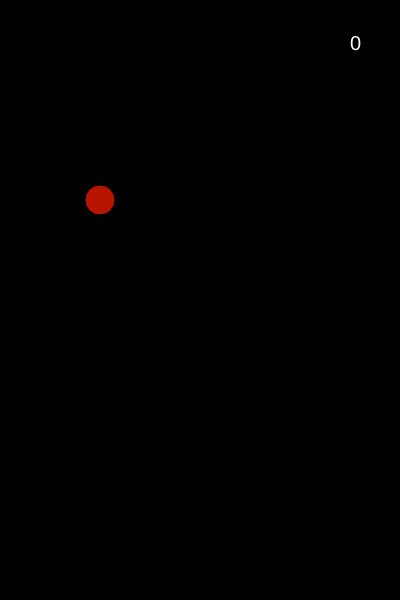
Frame 1 (no input)
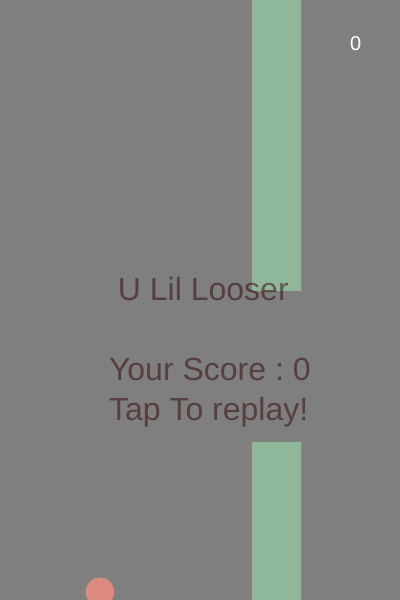
Frame 60 (no input)
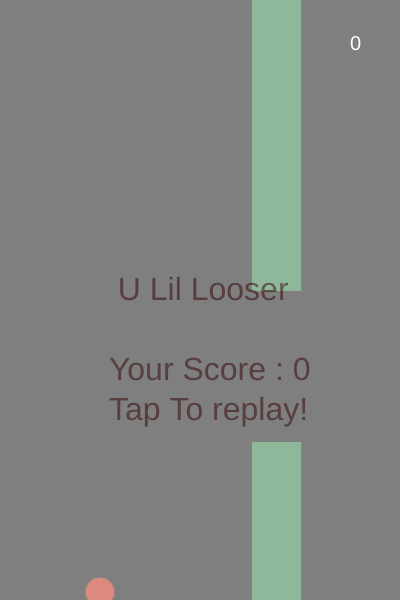
Frame 120 (the mouse pressed at the canvas centre since frame 60)

The p5.js sketch that drew these frames (run headless with seeded random() and noise() and a simulated clock; from frame 60 on, the mouse is pressed at the canvas centre):

// p5.js sketch
// ── sketch.js
var score;
var canvasWidth = 400;
var canvasHeight = 600; //must be changed in bird.class
var score = 0 ;
var bird;
var wall,wall2,wall3;
var walls = {wall,wall2}
var thewall;
var gameOver=false;
var gameOverTimer=0;
 
function setup() {
  createCanvas(canvasWidth, canvasHeight);
  frameRate(40);
  
  score =0 ;
  
  bird = new Bird();
  bird.Bird();
  
  wall = new Wall();
  wall2 = new Wall();
  wall3 = new Wall();

  wall.Wall();
  wall2.Wall();
  wall3.Wall();
  
   wall2.resetPosition(1.5);
  wall3.resetPosition(2);
}

function draw() {
  
  
  background(0);
  fill(99,29,88);
  bird.show();
  bird.fall();
  
  wall.show();
  wall.move();
  
  wall2.show();
  wall2.move();
  
  wall3.show();
  wall3.move();
  
  updateScore();
  if (wall.isOut){
    wall.resetPosition(1.5);
    score += 1 ;
  }
   
  if (wall2.isOut){
    wall2.resetPosition(1.5);
    score += 1 ;
  }
  
  if (wall3.isOut){
    wall3.resetPosition(1.5);
    score += 1 ;
  }
  bird.checkifdead(wall);
  bird.checkifdead(wall2);
  bird.checkifdead(wall3);
  
  
  if (bird.touchesWall || bird.touchesSide){
  gameOver = true
  }
if (gameOver == true){
	gameOverTimer+=1;
    bird.pause();
    wall.pause();
     wall2.pause();
     wall3.pause();
    background(255,255,255,127)
  textSize(32);
  fill(50,0,0,127);
  text('  U Lil Looser \n \n Your Score : '+
       score +"\n Tap To replay!",
       canvasWidth/2-100, canvasHeight/2);
    
  }
}

function keyPressed() {
   if(keyCode ===UP_ARROW){
    if (!bird.isPaused) {
      bird.jump();
    }
     else {}
    }
mouseClicked();
  
}
function mouseClicked(){
if(gameOver == true && gameOverTimer >=20){
setup();gameOver = false;
gameOverTimer = 0;
}
}
function updateScore(){
  textSize(20);
  fill(255,255,255);
  text(score,canvasWidth-50, 50);
  }



// ── Bird.js

class Bird {

  Bird() {
    this.x = 100;
    this.y = 200;
    this.d= 30;
    this.gravity = 8;//5
    this.jumpforce = 0;
    this.touchesWall = false;
    this.touchesSide = false;
    this.isPaused = false;
  }
  show() {
    fill(185, 20, 0);
    ellipse(this.x, this.y, this.d, this.d);
  }
  fall() {
    this.y += this.gravity + this.jumpforce;
    if (this.jumpforce != 0) {
      this.jumpforce = this.jumpforce + 2;
    }
  }
  jump() {
    bird.jumpforce -= 24;
  }
  pause() {
     this.gravity = 0;
    this.jumpforce = 0;
    this.isPaused = true ;
    
  }


  checkifdead(wall) {
    
    if (wall.x  - this.d/2< this.x  && this.x < wall.x + wall.thick + this.d/2) {
      if ( this.y + this.d/2 > wall.y ||wall.y - wall.hole + this.d/2 >this.y ) {
        this.touchesWall = true;
     }
    }
    if(canvasHeight < this.y+this.d/2  || this.y < this.d/2 ) {
      this.touchesSide = true;
       }
  }
}
// ── Wall.js
class Wall {
  Wall(){
  this.len=2000;
  this.thick=50;
  this.hole = 150 ;
  this.x=canvasWidth;
  this.range = 30;
    ///fix the hole being mal oben mal ganz unten
  this.y=random(this.hole-this.range,canvasHeight-this.range);
  this.xspeed = -3;//-2
  this.xacceleration =-0.001;
  this.isOut = false ;
  this.isInMiddle = false ;
  this.colorarr =[random(150),random(150),random(150)]
  }
 turnRed(){
  
     this.colorarr =[255,0,0]
  }
  resetPosition(x){
  this.x=canvasWidth*x;
    this.colorarr =[random(150),random(150),random(150)]
  }
  

  show() {
    this.xspeed += this.xacceleration;
    fill(this.colorarr[0],this.colorarr[1],this.colorarr[2]);
    rect(this.x,this.y,this.thick,this.len);
    rect(this.x,-this.hole,this.thick,this.y);    
  }
  
  pause() {
     this.xspeed = 0;
    
  }
    
  
  move() {
    this.x += this.xspeed;
    this.isOut = (this.x<(0-this.thick));
    this.isInMiddle = (this.x==canvasWidth/2);
    
  }
  
}
